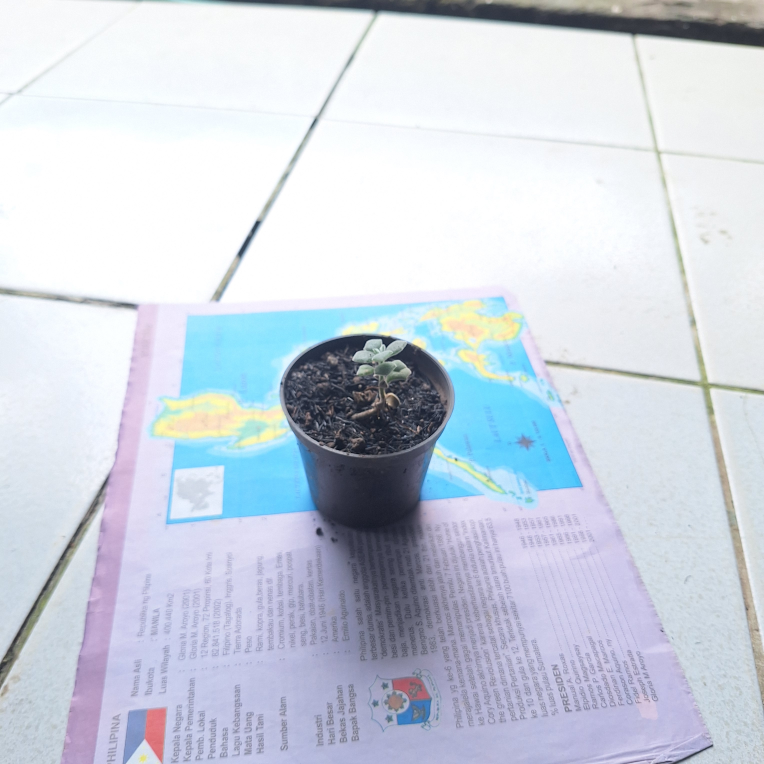
#> input picture sukulen/sukulen/daun_runcing/20260306_121535.jpg, 3056 x 3056 px, found by its file name (shown at 1/4 size)
$ jupyter execute sukulen.ipynb
#> lines starting #> are read from the running program, lines starting #| are printed output that depends on the picture
[cell 1]
from google.colab import drive
drive.mount('/content/drive')

[cell 2]
import cv2
import numpy as np
import os
from matplotlib import pyplot as plt

# Path
path_runcing = '/content/drive/MyDrive/sukulen/daun_runcing'
path_bulat = '/content/drive/MyDrive/sukulen/daun_bulat'

# Folder hasil
path_output = '/content/drive/MyDrive/sukulen_cleaned'
folders = ['daun_runcing', 'daun_bulat']

# folder output
for f in folders:
    os.makedirs(os.path.join(path_output, f), exist_ok=True)

def preprocess_image(image_path, target_size=(224, 224)):
    # BACA GAMBAR
#> called with target_size = (224, 224)
    img = cv2.imread(image_path)
#> img is the input picture: shape (3056, 3056, 3); mean B, G, R 223.2, 211.5, 204.2
    if img is None:
        return None

    # CENTER CROP
    h, w = img.shape[:2]
#> h = 3056; w = 3056
    side = min(h, w)
#> side = 3056
    crop_size = int(side * 0.7) # Ambil 70% area tengah
#> crop_size = 2139
    start_x = (w - crop_size) // 2
#> start_x = 458
    start_y = (h - crop_size) // 2
#> start_y = 458
    img = img[start_y:start_y+crop_size, start_x:start_x+crop_size]
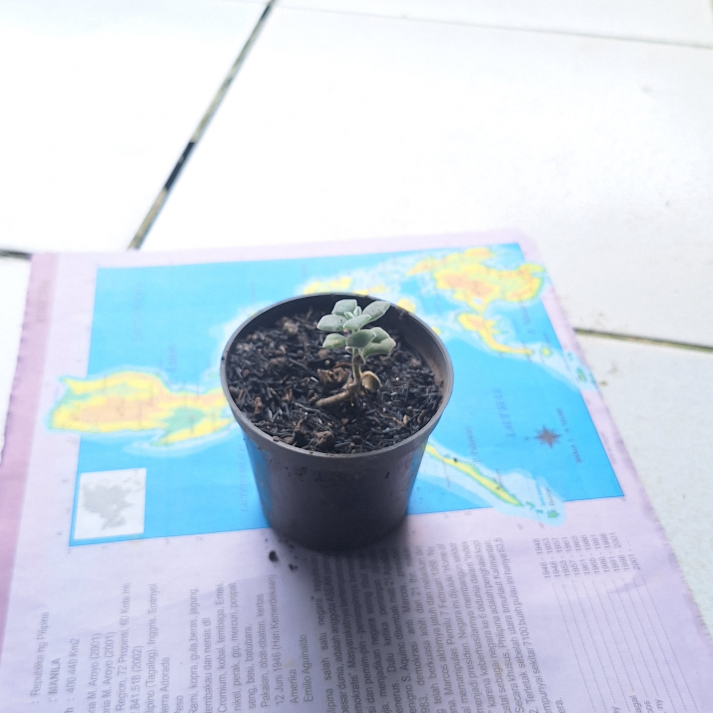
#> img: shape (2139, 2139, 3) (shown at 1/3 size); mean B, G, R 222, 208.7, 196.7

    # GRAYSCALE
    img = cv2.cvtColor(img, cv2.COLOR_BGR2GRAY)
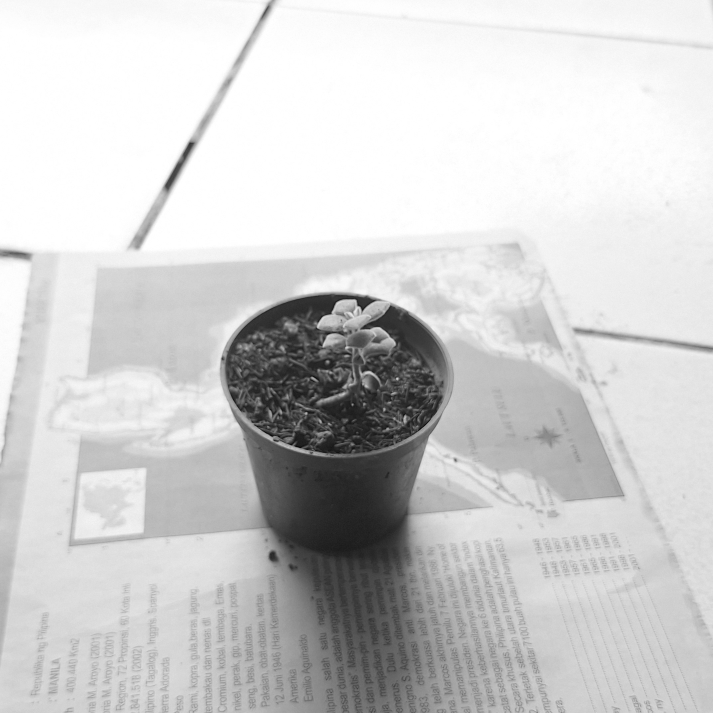
#> img: shape (2139, 2139) (shown at 1/3 size); min 1, max 255, mean 206.6

    # RESIZE
    img = cv2.resize(img, target_size)
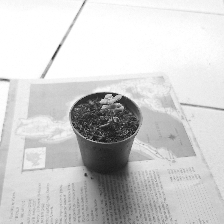
#> img: shape (224, 224); min 7, max 255, mean 206.5

    # NORMALISASI PIKSEL 0-1
    img_normalized = img.astype('float32') / 255.0

    return img_normalized

# EKSEKUSI
print("Memulai Preprocessing...")

for folder in folders:
    current_path = os.path.join('/content/drive/MyDrive/sukulen', folder)
    save_path = os.path.join(path_output, folder)

    files = [f for f in os.listdir(current_path) if f.endswith(('.jpg', '.png', '.jpeg'))]

    for filename in files:
        img_path = os.path.join(current_path, filename)
        processed_img = preprocess_image(img_path)

        if processed_img is not None:
            # Simpan kembali sebagai gambar
            final_to_save = (processed_img * 255).astype(np.uint8)
            cv2.imwrite(os.path.join(save_path, filename), final_to_save)
#> pass 2 of the loop `for folder in folders:`:
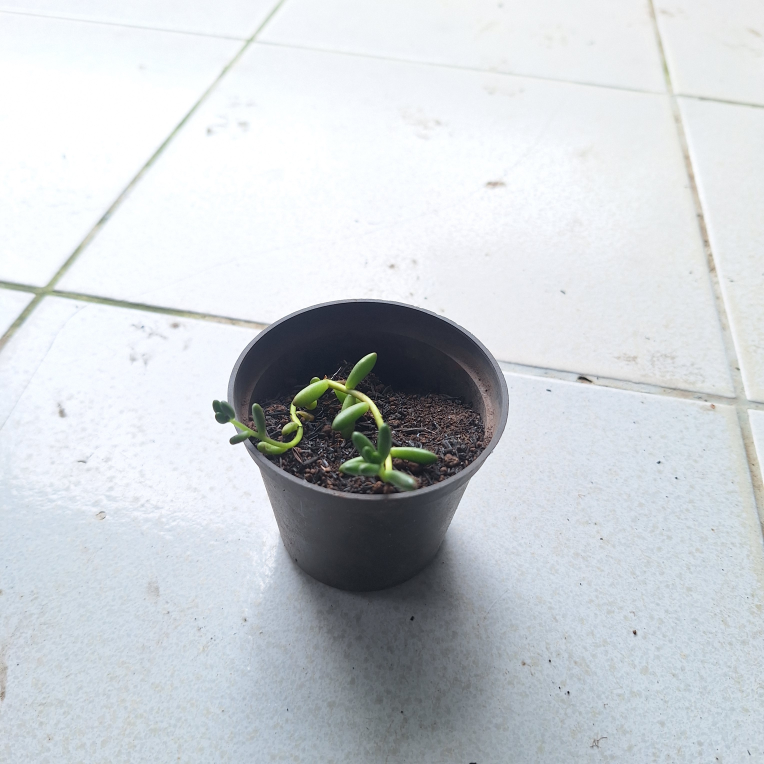
#> input picture sukulen/sukulen/daun_bulat/20260306_121237.jpg, 3056 x 3056 px, found by its file name (shown at 1/4 size)
#> in preprocess_image, img is the input picture: shape (3056, 3056, 3); mean B, G, R 212.1, 207.9, 203.1
#> in preprocess_image (call 2), `img = img[start_y:start_y+crop_size, start_x:start_x+crop_size]`:
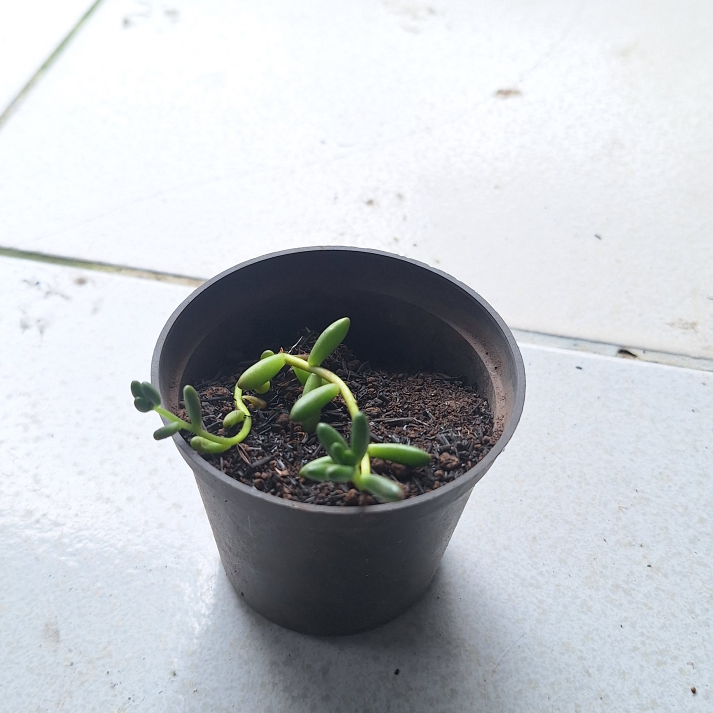
#> img: shape (2139, 2139, 3) (shown at 1/3 size); mean B, G, R 198.6, 194.3, 190.6
#> in preprocess_image (call 2), `img = cv2.resize(img, target_size)`:
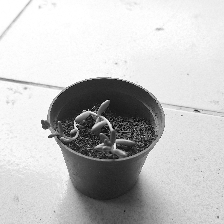
#> img: shape (224, 224); min 1, max 255, mean 193.6

print(f"Selesai! Hasil pembersihan ada di: {path_output}")

[cell 3]
import cv2
import os
import random
import numpy as np

# Path hasil cleaning
path_cleaned = '/content/drive/MyDrive/sukulen_cleaned'
folders = ['daun_runcing', 'daun_bulat']
target_jumlah = 200

def augmentasi_variasi(img):
    if img is None:
        return None

    pilihan = random.choice(['flip', 'rotasi', 'cerah'])
    if pilihan == 'flip':
        return cv2.flip(img, 1)
    elif pilihan == 'rotasi':
        angle = random.randint(-15, 15)
        h, w = img.shape[:2]
        M = cv2.getRotationMatrix2D((w//2, h//2), angle, 1.0)
        return cv2.warpAffine(img, M, (w, h))
    else:
        value = random.uniform(0.8, 1.2)
        # Operasi perkalian dilakukan pada array numpy
        return np.clip(img * value, 0, 255).astype(np.uint8)

print("Memulai Standarisasi Nama dan Augmentasi...")

for folder in folders:
    p = os.path.join(path_cleaned, folder)

    # Standarisasi Nama File Asli
    files_awal = sorted([f for f in os.listdir(p) if f.endswith(('.jpg', '.png', '.jpeg'))])

    print(f"Mengubah nama asli di kelas {folder}...")
    temp_files_asli = []
    for idx, nama_lama in enumerate(files_awal):
        # Menghindari mengubah nama jika file sudah dalam format standar (ID.0.jpg)
        if not nama_lama.endswith('.0.jpg'):
            nama_standar = f"{idx + 1}.0.jpg"
            path_lama = os.path.join(p, nama_lama)
            path_baru = os.path.join(p, nama_standar)
            os.rename(path_lama, path_baru)
            temp_files_asli.append(nama_standar)
        else:
            temp_files_asli.append(nama_lama)

    # Augmentasi hingga mencapai target 200
    # Menghitung jumlah file saat ini di folder
    files_sekarang = [f for f in os.listdir(p) if f.endswith(('.jpg', '.png', '.jpeg'))]
    jumlah_saat_ini = len(files_sekarang)

    # Inisialisasi tracker untuk setiap file asli
    tracker_varian = {f: 0 for f in temp_files_asli}

    print(f"Kelas {folder}: Saat ini ada {jumlah_saat_ini} foto. Menambah {target_jumlah - jumlah_saat_ini} foto...")

    while jumlah_saat_ini < target_jumlah:
        # Pilih foto secara acak
        file_induk = random.choice(temp_files_asli)
        id_tanaman = file_induk.split('.')[0]

        path_file = os.path.join(p, file_induk)
        img = cv2.imread(path_file, cv2.IMREAD_GRAYSCALE)

        if img is not None:
            img_aug = augmentasi_variasi(img)

            if img_aug is not None:
                tracker_varian[file_induk] += 1
                nama_aug = f"{id_tanaman}.{tracker_varian[file_induk]}.jpg"

                while os.path.exists(os.path.join(p, nama_aug)):
                    tracker_varian[file_induk] += 1
                    nama_aug = f"{id_tanaman}.{tracker_varian[file_induk]}.jpg"

                cv2.imwrite(os.path.join(p, nama_aug), img_aug)
                jumlah_saat_ini += 1
        else:
            print(f"Peringatan: Gagal membaca file {path_file}. Lewati...")
            continue

print("Selesai! Dataset sekarang standar (ID.Varian) dan berjumlah 200 per kelas.")
